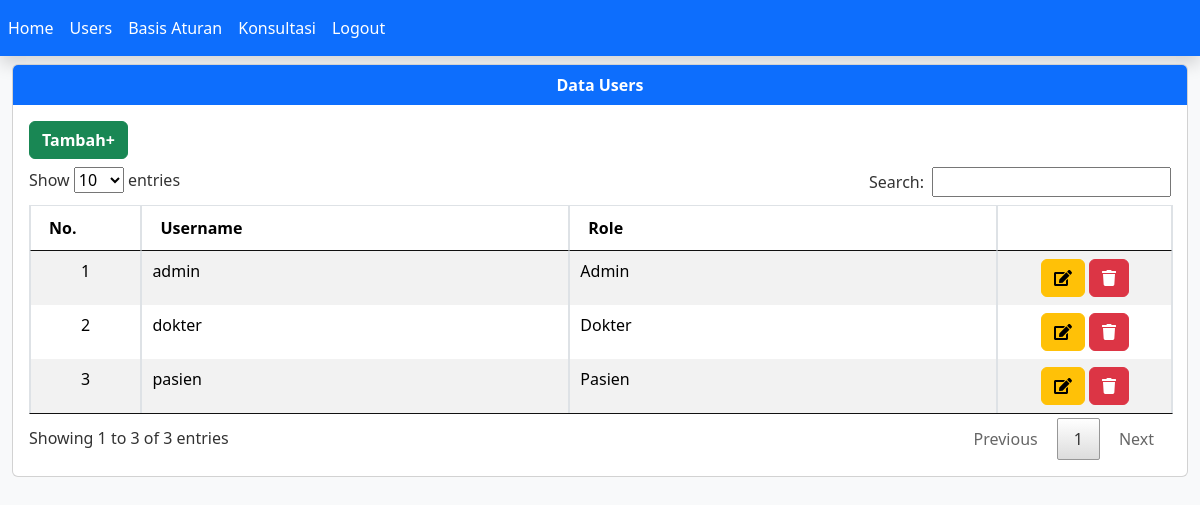
Page /sintaks/index.php?page=users (signed in) on the committed database.
### tables this page shows
CREATE TABLE `users` (
  `idusers` int(11) NOT NULL,
  `username` varchar(20) NOT NULL,
  `pass` varchar(255) NOT NULL,
  `role` varchar(10) NOT NULL
);

### sintaks/tampil_users.php (the view, shortened to what this page needs)
<div class="card">
  <div class="card-header bg-primary text-white border-0 text-center"><strong>Data Users</strong></div>
  <div class="card-body">
    <a class="btn btn-success text-white fw-bold mb-2" href="?page=users&action=tambah">Tambah+</a>
    <table class="table table-bordered table-striped" id="myTable">
    <thead>
      <tr>
        <th width="50px">No.</th>
        <th width="300px">Username</th>
        <th width="300px">Role</th>
        <th width="100px"></th>
      </tr>
    </thead>
    <tbody>
    <?php
        $no=1;
        $sql = "SELECT*FROM users ORDER BY username ASC";
        $result = $conn->query($sql);
        while($row = $result->fetch_assoc()) {
    ?>
     <tr>
        <td class="text-center"><?php echo $no++; ?></td>
	<td><?php echo $row['username']; ?></td>
	<td><?php echo $row['role']; ?></td>
    <td align="center">
            <a class="btn btn-warning" href="?page=users&action=update&id=<?php echo $row['idusers']; ?>">
                <i class="fas fa-edit"></i>
            </a>
            <a onclick="return confirm('Yakin menghapus data ini ?')" class="btn btn-danger" href="?page=users&action=hapus&id=<?php echo $row['idusers']; ?>">
                <i class="fas fa-trash"></i>
            </a>
        </td>
     </tr>
    <?php
     }
    ?>
   </tbody>
</table>
</div>
</div>

### sintaks/assets/css/all.css (style rules this page uses)
.fa-edit:before { content:"\f044" }
.fa-trash:before { content:"\f1f8" }

### rows in the picture
users: username "admin", role "Admin"
users: username "dokter", role "Dokter"
users: username "pasien", role "Pasien"
